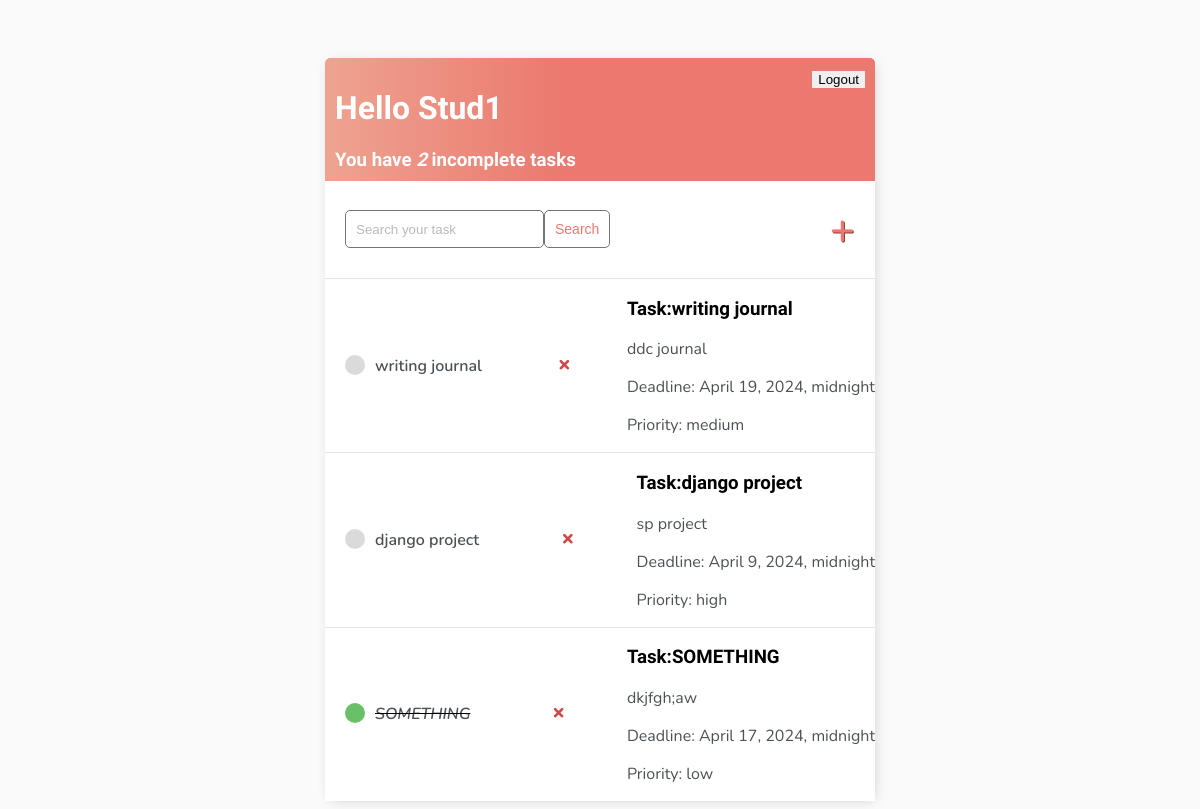
The page / (signed in) on the database as committed earlier.
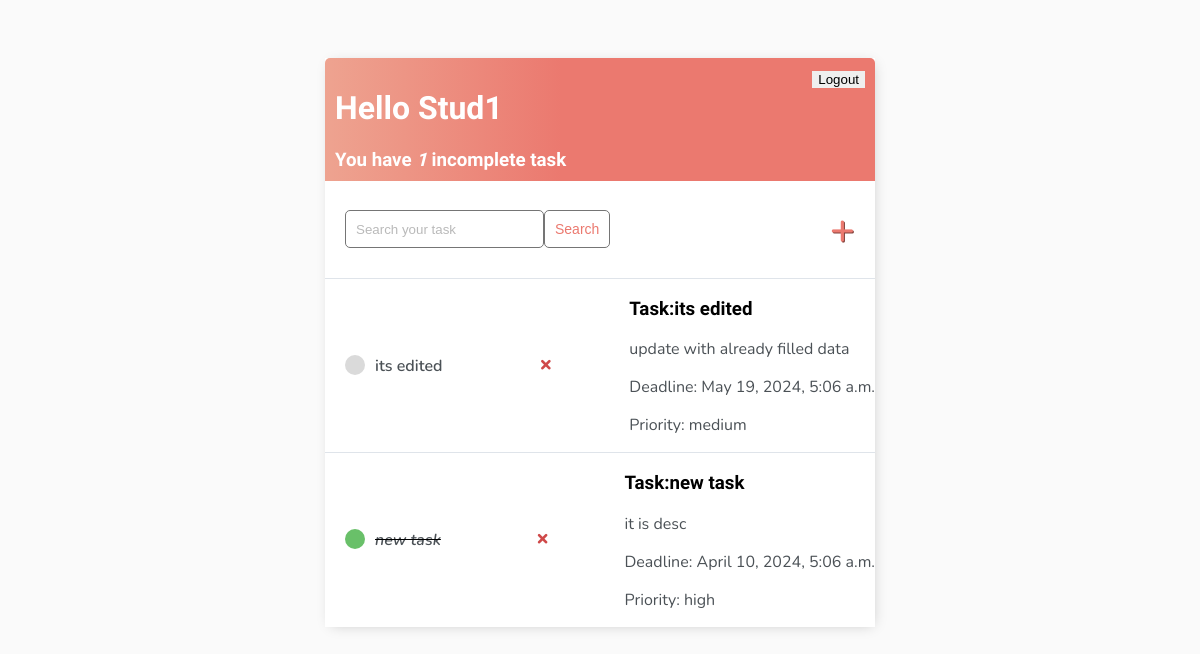
The same page on the database as committed later.
### base/models.py (models this page shows)
class Task(models.Model):
    user = models.ForeignKey(User, on_delete=models.CASCADE, null=True, blank=True)
    PRIORITY_CHOICES = [
        ('low', 'Low'),
        ('medium', 'Medium'),
        ('high', 'High'),
    ]
    title = models.CharField(max_length=200)
    description = models.TextField(null=True, blank=True)
    deadline = models.DateTimeField(default=timezone.now() + timezone.timedelta(days=1))  # Set default to one day from now
    priority = models.CharField(max_length=10, choices=PRIORITY_CHOICES, default='low')
    complete = models.BooleanField(default=False)
    created = models.DateTimeField(auto_now_add=True)
    def __str__(self):
        return self.title
    class Meta:
        order_with_respect_to = 'deadline'

### base/views.py (the view)
# urls.py: path('', TaskList.as_view(), name='tasks'),
class TaskList(LoginRequiredMixin, ListView):
    model = Task
    context_object_name = 'tasks'
    def get_context_data(self, **kwargs):
        context = super().get_context_data(**kwargs)
        context['tasks'] = context['tasks'].filter(user=self.request.user)
        context['count'] = context['tasks'].filter(complete=False).count()
        search_input = self.request.GET.get('search-area') or ''
        if search_input:
            context['tasks'] = context['tasks'].filter(
                title__contains=search_input)
        context['search_input'] = search_input
        return context

### base/templates/base/task_list.html (shortened to what this page needs)
{% extends 'base/main.html' %}
{% block content %}
<div class="header-bar">
    <div>
        <h1>Hello {{request.user|title}}</h1>
        <h3 style="margin:0">You have <i>{{count}}</i> incomplete task{{ count|pluralize:"s" }}</h3>
    </div>
    {% if request.user.is_authenticated %}
    <form action="{% url 'logout'%}" method="post">
        <input type="submit" value="Logout">
    </form>
    {% else %}
    <a href="{% url 'login' %}">Login</a>
    {% endif %}
</div>
<div id="search-add-wrapper">
    <form method="GET" style="display: flex;">
        <input type='text' name='search-area' placeholder="Search your task" value="{{search_input}}">
        <input class="button" type="submit" value='Search'>
    </form>
    {% if tasks|length > 0 %}
    <a id="add-link" href="{% url 'task-create' %}">&#x2b;</a>
    {% endif %}
</div>
<div id="tasklist" class="task-items-wrapper">
    {% for task in tasks %}
    <div class="task-wrapper" data-position="{{task.pk}}">
        <div class="task-title">
            {% if task.complete %}
            <div class="task-complete-icon"></div>
            <i><s><a href="{% url 'task-update' task.id %}">{{task}}</a></s></i> {% else %}
            <div class="task-incomplete-icon"></div>
            <a href="{% url 'task-update' task.id %}">{{task}}</a> {% endif %}
        </div>
        <div class="task-controls">
            <a class="delete-link" href="{% url 'task-delete' task.id %}">&#215;</a>
        </div>
        <div class="task {% if task.deadline < now and not task.complete %} overdue {% endif %}">
            <h3>Task:{{ task.title }}</h3>
            <p>{{ task.description }}</p>
            <p>Deadline: {{ task.deadline }}</p>
            <p>Priority: {{ task.priority }}</p>
        </div>
    </div>
    {% empty %}
    <div style="text-align: center; padding-bottom: 10px; line-height: 1em;">
        <h3>No new tasks are created.</h3>
        <h3>Create a <a style="text-decoration: none; color: #e53935;" href="{% url 'task-create' %}">New task</a> ! </h3>
    </div>
    {% endfor %}
</div>
{% endblock content %}

### base/templates/base/main.html (shortened to what this page needs)
<!DOCTYPE html>
<html lang="en">
<head>
</head>
<body>
    <div class="container">
        {% block content %} {% endblock content %}
    </div>
</body>
</html>

### base/templates/base/main.html (style rules this page uses)
body { background-color: #fafafa; font-family: 'Nunito', sans-serif; padding-top: 50px; }
h1, h2, h3, h4, h5, h6 { font-family: 'Raleway', sans-serif; }
a, p { color: #4b5156 }
a { font-weight: 600; }
.container { max-width: 550px; margin: auto; background-color: #fff; -webkit-box-shadow: 2px 2px 13px -4px rgba(0, 0, 0, 0.21); box-shadow: 2px 2px 13px -4px rgba(0, 0, 0, 0.21); }
input { outline: none; border: none; }
.header-bar { display: flex; justify-content: space-between; color: #fff; padding: 10px; border-radius: 5px 5px 0 0; background: linear-gradient(90deg, #EEA390 0%, #EB796F 43%, #EB796F 100%); }
.task-wrapper { display: flex; align-items: center; justify-content: space-between; background-color: #fff; border-top: 1px solid #dfe4ea; overflow: hidden; }
.task-title { display: flex; padding: 20px; }
.task-title a { text-decoration: none; color: #4b5156; margin-left: 10px; }
.task-complete-icon { height: 20px; width: 20px; background-color: rgb(105, 192, 105); border-radius: 50%; }
.task-incomplete-icon { height: 20px; width: 20px; background-color: rgb(218, 218, 218); border-radius: 50%; }
.delete-link { text-decoration: none; font-weight: 900; color: #cf4949; font-size: 22px; line-height: 0; padding: 20px 0px; }
#add-link { color: #EB796F; text-decoration: none; font-size: 42px; text-shadow: 1px 1px #81413b; }
#search-add-wrapper { display: flex; justify-content: space-between; align-items: center; padding: 20px; }
input[type=text], input[type=password], textarea { border: 1px solid #757575; border-radius: 5px; padding: 10px; width: 90%; }
::placeholder { font-weight: 300; opacity: 0.5; }
.button { border: 1px solid #757575; background-color: #FFF; color: #EB796F; padding: 10px; font-size: 14px; border-radius: 5px; cursor: pointer; text-decoration: none; }

Rows that differ between the two databases and show on the page:
removed Task: title "writing journal", description "ddc journal", deadline "April 19, 2024, midnight", priority "medium"
removed Task: title "django project", description "sp project", deadline "April 9, 2024, midnight", priority "high"
removed Task: title "SOMETHING", description "dkjfgh;aw", deadline "April 17, 2024, midnight", priority "low"
added Task: title "its edited", description "update with already filled data", deadline "May 19, 2024, 5:06 a.m.", priority "medium"
added Task: title "new task", description "it is desc", deadline "April 10, 2024, 5:06 a.m.", priority "high"
Other text that changed with them:
{{ count }}: "2" → "1"
